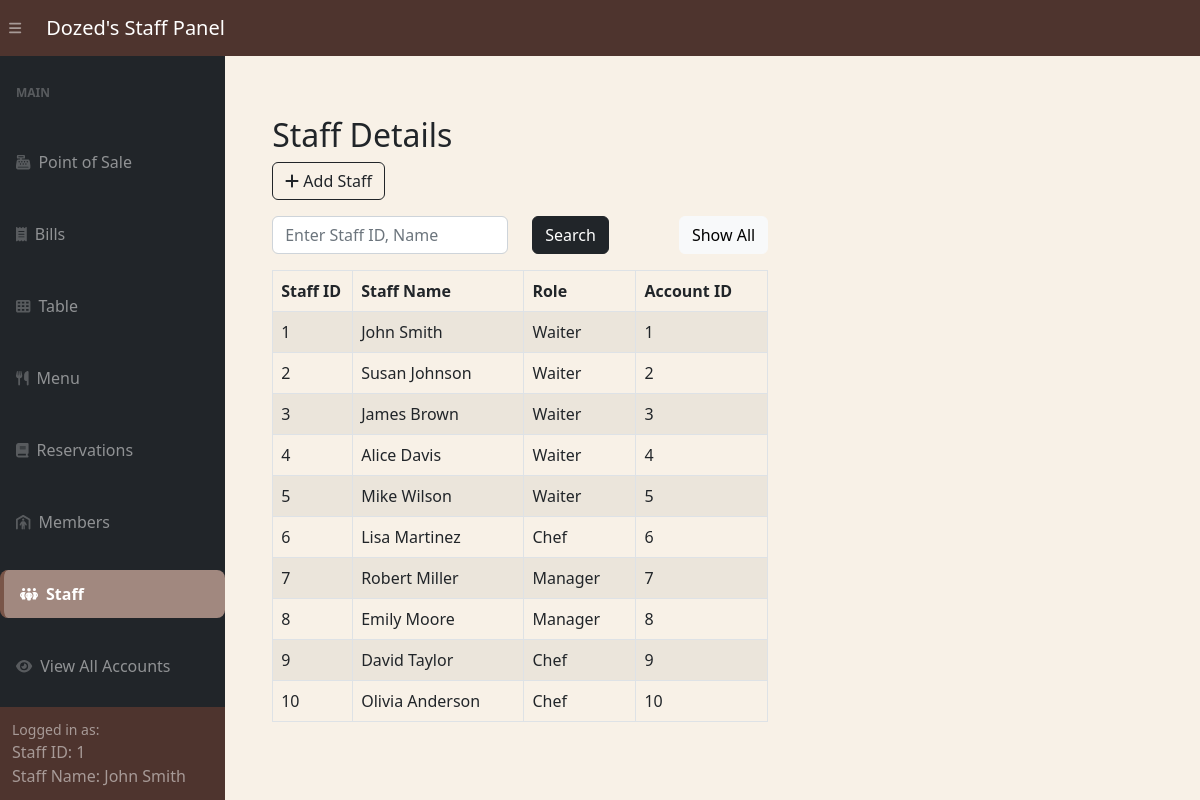
Screenshot of /adminSide/panel/staff-panel.php (signed in) with the database file from the repository.
### tables this page shows
CREATE TABLE IF NOT EXISTS Staffs (
  staff_id INT PRIMARY KEY AUTO_INCREMENT,
  staff_name VARCHAR(255),
  role VARCHAR(255),
  account_id INT,
  FOREIGN KEY (account_id ) REFERENCES Accounts(account_id )
);

### adminSide/panel/staff-panel.php (the view, shortened to what this page needs)
<?php include '../inc/dashHeader.php'; ?>
<div class="wrapper">
    <div class="container-fluid pt-5 pl-600">
        <div class="row">
            <div class="m-50">
                <div class="mt-5 mb-3">
                    <h2 class="pull-left">Staff Details</h2>
                    <a href="../staffCrud/createStaff.php" class="btn btn-outline-dark"><i class="fa fa-plus"></i> Add Staff</a>
                </div>
                <div class="mb-3">
                    <form method="POST" action="#">
                        <div class="row">
                            <div class="col-md-6">
                                <input required type="text" id="search" name="search" class="form-control" placeholder="Enter Staff ID, Name">
                            </div>
                            <div class="col-md-3">
                                <button type="submit" class="btn btn-dark">Search</button>
                            </div>
                            <div class="col" style="text-align: right;" >
                                <a href="staff-panel.php" class="btn btn-light">Show All</a>
                            </div>
                        </div>
                    </form>
                </div>
                <?php
                require_once "../config.php";
                if (isset($_POST['search'])) {
                    if (!empty($_POST['search'])) {
                        $search = $_POST['search'];
                        $sql = "SELECT * FROM Staffs WHERE staff_name LIKE '%$search%' OR staff_id = '$search' ORDER BY account_id";
                    } else {
                        $sql = "SELECT * FROM Staffs ORDER BY account_id";
                    }
                } else {
                    $sql = "SELECT * FROM Staffs ORDER BY account_id";
                }
                if ($result = mysqli_query($link, $sql)) {
                    if (mysqli_num_rows($result) > 0) {
                        echo '<table class="table table-bordered table-striped">';
                        echo "<thead>";
                        echo "<tr>";
                        echo "<th style='width:5em;'>Staff ID</th>";
                        echo "<th>Staff Name</th>";
                        echo "<th style='width:7em;'>Role</th>";
                        echo "<th>Account ID</th>";
                        echo "</tr>";
                        echo "</thead>";
                        echo "<tbody>";
                        while ($row = mysqli_fetch_array($result)) {
                            echo "<tr>";
                            echo "<td>" . $row['staff_id'] . "</td>";
                            echo "<td>" . $row['staff_name'] . "</td>";
                            echo "<td>" . $row['role'] . "</td>";
                            echo "<td>" . $row['account_id'] . "</td>";
                            echo "</tr>";
                        }
                        echo "</tbody>";
                        echo "</table>";
                    } else {
                        echo '<div class="alert alert-danger"><em>No records were found.</em></div>';
                    }
                } else {
                    echo "Oops! Something went wrong. Please try again later.";
                }
                ?>
            </div>
        </div>
    </div>
</div>
<?php include '../inc/dashFooter.php'; ?>

### adminSide/inc/dashHeader.php (style rules this page uses)
body { margin: 0; font-family: 'Segoe UI', Tahoma, Geneva, Verdana, sans-serif; background-color: #f8f1e7; }

### adminSide/panel/staff-panel.php (style rules this page uses)
.wrapper { width: 60%; padding-left: 200px; padding-top: 20px }

### rows the page displays
staffs: staff_id "1", staff_name "John Smith", role "Waiter", account "1"
staffs: staff_id "2", staff_name "Susan Johnson", role "Waiter", account "2"
staffs: staff_id "3", staff_name "James Brown", role "Waiter", account "3"
staffs: staff_id "4", staff_name "Alice Davis", role "Waiter", account "4"
staffs: staff_id "5", staff_name "Mike Wilson", role "Waiter", account "5"
staffs: staff_id "6", staff_name "Lisa Martinez", role "Chef", account "6"
staffs: staff_id "7", staff_name "Robert Miller", role "Manager", account "7"
staffs: staff_id "8", staff_name "Emily Moore", role "Manager", account "8"
staffs: staff_id "9", staff_name "David Taylor", role "Chef", account "9"
staffs: staff_id "10", staff_name "Olivia Anderson", role "Chef", account "10"

### other values shown
$_SESSION['logged_account_id'] "1"
$_SESSION['logged_staff_name'] "John Smith"
